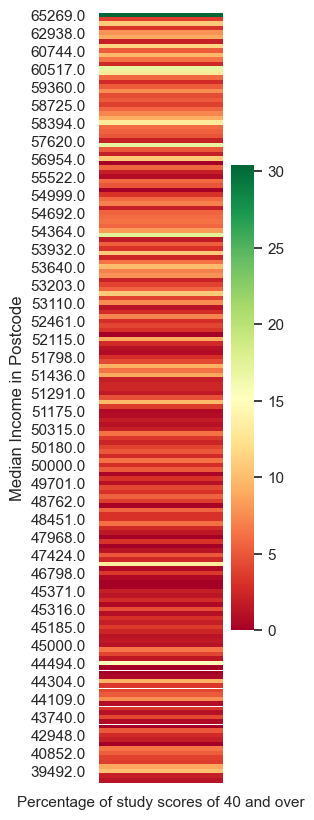

Generate this figure with Python:
"""
module for generating the heatmap
"""

import seaborn as sns
import numpy as np
import pandas as pd
from matplotlib import pyplot as plt

CSV_FILEPATH = '../final.csv'
OVER40_HEATMAP_FILEPATH = 'over40_heatmap.png'
    
def generate_over40_heatmap():
    csv_data = pd.read_csv(CSV_FILEPATH)
    over40_csv_data = csv_data[['Median Income in Postcode','Percentage of study scores of 40 and over']]
    over40_valid_data = over40_csv_data.dropna()
    over40_valid_data = over40_valid_data.set_index('Median Income in Postcode')
    over40_valid_data = over40_valid_data.sort_index(ascending=False)
    sns.set(rc = {'figure.figsize':(2,10)})
    heatmap = sns.heatmap(over40_valid_data, annot=False, linewidths=0.00005, square=False, vmin=np.amin(over40_valid_data['Percentage of study scores of 40 and over']), vmax=np.amax(over40_valid_data['Percentage of study scores of 40 and over']), cmap='RdYlGn')
    plt.savefig(OVER40_HEATMAP_FILEPATH, bbox_inches='tight')

if __name__ == "__main__":
    print("started")
    generate_over40_heatmap()